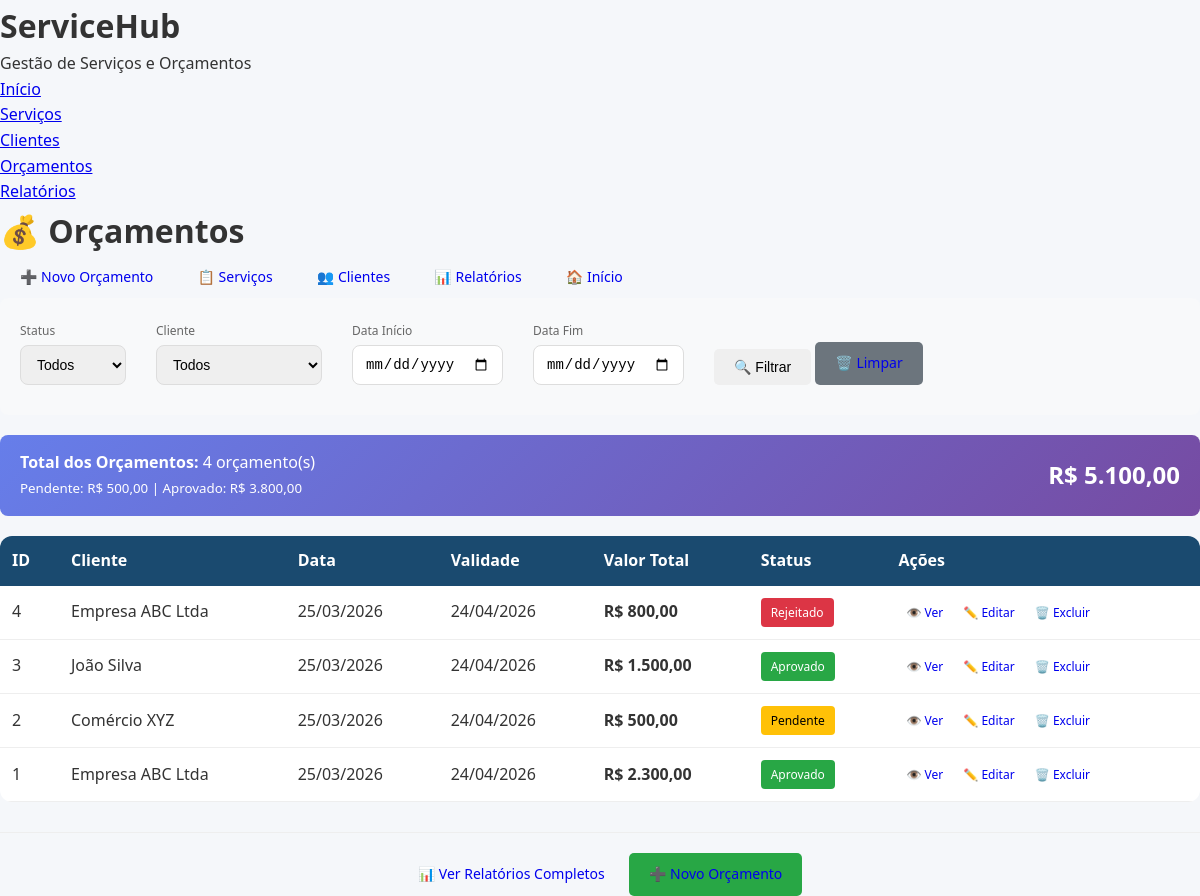
The app's page /TCC/orcamentos/index.php, older data.
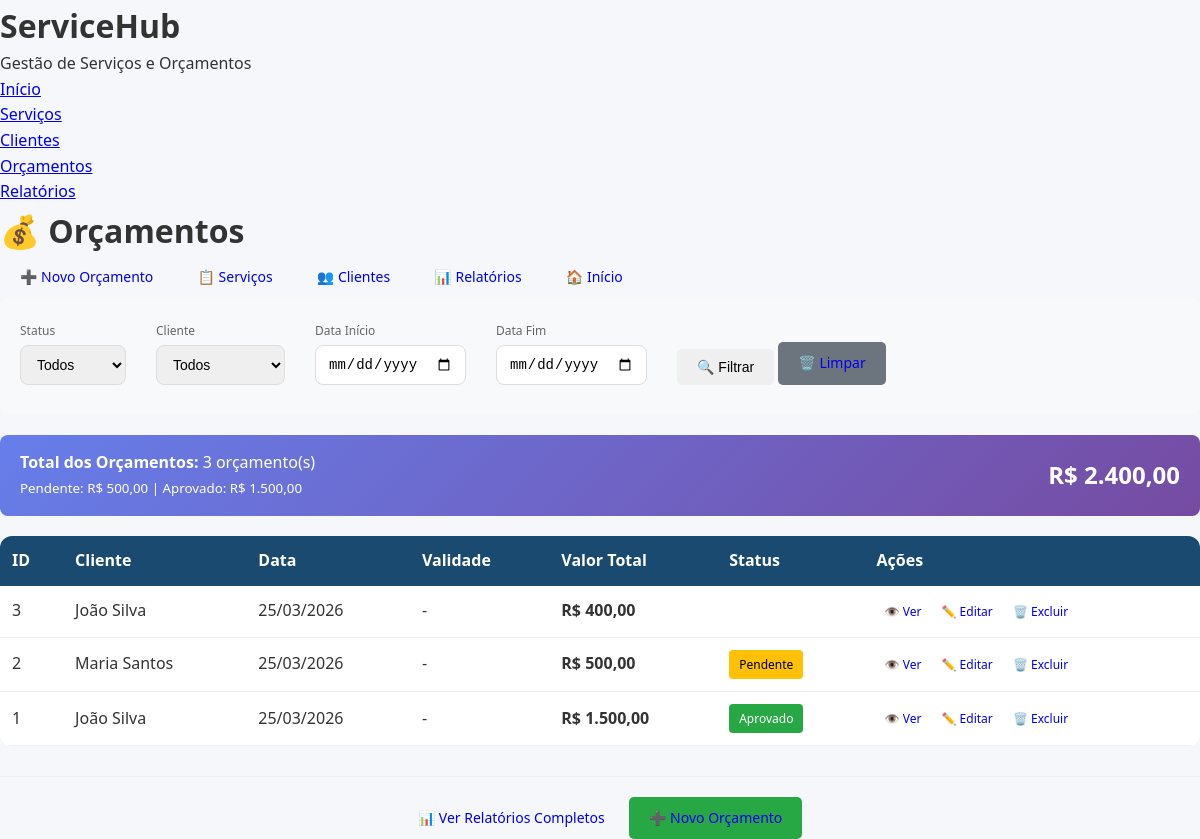
The same page, newer data.
### tables this page shows
CREATE TABLE orcamentos (
    id INT AUTO_INCREMENT PRIMARY KEY,
    cliente_id INT NOT NULL,
    servico_id INT NOT NULL,
    empresa_id INT NOT NULL,
    quantidade INT DEFAULT 1,
    valor_total DECIMAL(10,2) NOT NULL,
    status ENUM('pendente', 'aprovado', 'rejeitado', 'concluido') DEFAULT 'pendente',
    observacoes TEXT,
    data_orcamento DATE NOT NULL,
    data_validade DATE,
    created_at TIMESTAMP DEFAULT CURRENT_TIMESTAMP,
    updated_at TIMESTAMP DEFAULT CURRENT_TIMESTAMP ON UPDATE CURRENT_TIMESTAMP,
    FOREIGN KEY (cliente_id) REFERENCES clientes(id) ON DELETE CASCADE,
    FOREIGN KEY (servico_id) REFERENCES servicos(id),
    FOREIGN KEY (empresa_id) REFERENCES empresas(id)
);

CREATE TABLE clientes (
    id INT AUTO_INCREMENT PRIMARY KEY,
    nome VARCHAR(100) NOT NULL,
    email VARCHAR(100) NOT NULL UNIQUE,
    senha VARCHAR(255) NOT NULL,
    telefone VARCHAR(20),
    endereco TEXT,
    cpf_cnpj VARCHAR(20),
    tipo ENUM('fisica', 'juridica') DEFAULT 'fisica',
    created_at TIMESTAMP DEFAULT CURRENT_TIMESTAMP,
    updated_at TIMESTAMP DEFAULT CURRENT_TIMESTAMP ON UPDATE CURRENT_TIMESTAMP
);

### TCC/includes/functions.php (called while the page is built, shortened)
<?php
function formatDate($date, $format = 'd/m/Y') {
    if ($date) {
        $dt = new DateTime($date);
        return $dt->format($format);
    }
    return '';
}
?>

### TCC/orcamentos/index.php (the view, shortened to what this page needs)
<?php
require_once '../includes/config.php';
require_once '../includes/functions.php';
$page = isset($_GET['page']) ? (int)$_GET['page'] : 1;
$limit = 10;
$offset = ($page - 1) * $limit;
$data_inicio = $_GET['data_inicio'] ?? '';
$data_fim = $_GET['data_fim'] ?? '';
$sql = "SELECT o.*, c.nome as cliente_nome
        FROM orcamentos o
        LEFT JOIN clientes c ON c.id = o.cliente_id
        WHERE 1=1";
$sql .= " ORDER BY o.id DESC LIMIT :limit OFFSET :offset";
$stmt = $pdo->prepare($sql);
$stmt->bindParam(':limit', $limit, PDO::PARAM_INT);
$stmt->bindParam(':offset', $offset, PDO::PARAM_INT);
$stmt->execute();
$orcamentos = $stmt->fetchAll();
$statusColors = [
    'pendente' => 'warning',
    'aprovado' => 'success',
    'rejeitado' => 'danger',
    'expirado' => 'secondary'
];
$statusLabels = [
    'pendente' => 'Pendente',
    'aprovado' => 'Aprovado',
    'rejeitado' => 'Rejeitado',
    'expirado' => 'Expirado'
];
?>
<!DOCTYPE html>
<html lang="pt">
<head>
    <link rel="stylesheet" href="../css/estilo.css">
</head>
<body>
<header class="main-header">
    <div class="header-content">
        <div class="logo">
            <h1>ServiceHub</h1>
            <p>Gestão de Serviços e Orçamentos</p>
        </div>
        <nav class="main-nav">
            <ul>
                <li><a href="../index.php">Início</a></li>
                <li><a href="../servicos/index.php">Serviços</a></li>
                <li><a href="../clientes/index.php">Clientes</a></li>
                <li><a href="../orcamentos/index.php">Orçamentos</a></li>
                <li><a href="../relatorios/index.php">Relatórios</a></li>
            </ul>
        </nav>
    </div>
</header>
    <div class="container">
        <h1>💰 Orçamentos</h1>
        <div class="text-right mb-3">
            <a href="create.php" class="btn">➕ Novo Orçamento</a>
            <a href="../servicos/index.php" class="btn">📋 Serviços</a>
            <a href="../clientes/index.php" class="btn">👥 Clientes</a>
            <a href="../relatorios/index.php" class="btn">📊 Relatórios</a>
            <a href="../index.php" class="btn">🏠 Início</a>
        </div>
        <div class="filtros">
            <form method="get" style="display: flex; flex-wrap: wrap; gap: 15px; align-items: flex-end;">
                <div class="form-group">
                    <label>Status</label>
                    <select name="status" class="form-control">
                        <option value="">Todos</option>
                    </select>
                </div>
                <div class="form-group">
                    <label>Cliente</label>
                    <select name="cliente" class="form-control">
                        <option value="">Todos</option>
                    </select>
                </div>
                <div class="form-group">
                    <label>Data Início</label>
                    <input type="date" name="data_inicio" class="form-control" value="<?= $data_inicio ?>">
                </div>
                <div class="form-group">
                    <label>Data Fim</label>
                    <input type="date" name="data_fim" class="form-control" value="<?= $data_fim ?>">
                </div>
                <div class="form-group">
                    <button type="submit" class="btn">🔍 Filtrar</button>
                    <a href="index.php" class="btn btn-limpar">🗑️ Limpar</a>
                </div>
            </form>
        </div>
        <?php
        $totalValor = 0;
        $totalPendente = 0;
        $totalAprovado = 0;
        foreach ($orcamentos as $orc) {
            $totalValor += $orc['valor_total'];
            if ($orc['status'] == 'pendente') $totalPendente += $orc['valor_total'];
            if ($orc['status'] == 'aprovado') $totalAprovado += $orc['valor_total'];
        }
        ?>
        <div class="total-resumo">
            <div>
                <strong>Total dos Orçamentos:</strong> <?= count($orcamentos) ?> orçamento(s)
                <br>
                <small>Pendente: R$ <?= number_format($totalPendente, 2, ',', '.') ?> | Aprovado: R$ <?= number_format($totalAprovado, 2, ',', '.') ?></small>
            </div>
            <div class="valor">
                R$ <?= number_format($totalValor, 2, ',', '.') ?>
            </div>
        </div>
         <table>
            <thead>
                <tr>
                    <th>ID</th>
                    <th>Cliente</th>
                    <th>Data</th>
                    <th>Validade</th>
                    <th>Valor Total</th>
                    <th>Status</th>
                    <th>Ações</th>
                </tr>
            </thead>
            <tbody>
                <?php foreach ($orcamentos as $orc): ?>
                    <tr>
                        <td><?= $orc['id'] ?></td>
                        <td><?= htmlspecialchars($orc['cliente_nome'] ?? 'Cliente não informado') ?></td>
                        <td><?= formatDate($orc['data_orcamento']) ?></td>
                        <td><?= $orc['data_validade'] ? formatDate($orc['data_validade']) : '-' ?></td>
                        <td><strong>R$ <?= number_format($orc['valor_total'], 2, ',', '.') ?></strong></td>
                        <td>
                            <span class="badge-<?= $statusColors[$orc['status']] ?>">
                                <?= $statusLabels[$orc['status']] ?>
                            </span>
                        </td>
                        <td>
                            <a href="view.php?id=<?= $orc['id'] ?>" class="btn" style="padding: 4px 8px; font-size: 12px;">👁️ Ver</a>
                            <a href="edit.php?id=<?= $orc['id'] ?>" class="btn btn-warning" style="padding: 4px 8px; font-size: 12px;">✏️ Editar</a>
                            <a href="delete.php?id=<?= $orc['id'] ?>" class="btn btn-danger" style="padding: 4px 8px; font-size: 12px;" onclick="return confirm('Tem certeza que deseja excluir este orçamento?')">🗑️ Excluir</a>
                        </td>
                    </tr>
                <?php endforeach; ?>
            </tbody>
        </table>
        <div style="margin-top: 30px; padding-top: 20px; border-top: 1px solid #eee; text-align: center;">
            <a href="../relatorios/index.php" class="btn">📊 Ver Relatórios Completos</a>
            <a href="create.php" class="btn" style="background: #28a745;">➕ Novo Orçamento</a>
        </div>
    </div>
</body>
</html>

### TCC/css/estilo.css (style rules this page uses)
* { margin: 0; padding: 0; box-sizing: border-box; }
body { font-family: 'Segoe UI', Tahoma, Geneva, Verdana, sans-serif; background-color: #f5f7fa; color: #333; line-height: 1.6; }
:root { --primary-blue: #1a4a6f; --primary-dark: #0a2b3e; --primary-gold: #d4af37; --primary-green: #2e7d32; --dark: #1a1a1a; }
.btn { display: inline-block; padding: 10px 20px; border-radius: 5px; text-decoration: none; transition: all 0.3s; cursor: pointer; border: none; font-size: 14px; }
.form-group { margin-bottom: 20px; }
.form-group label { display: block; margin-bottom: 8px; font-weight: 500; color: #333; }
.form-control { width: 100%; padding: 10px 12px; border: 1px solid #ddd; border-radius: 8px; font-size: 14px; transition: all 0.3s; }
table { width: 100%; border-collapse: collapse; background: white; border-radius: 12px; overflow: hidden; }
th { background: var(--primary-blue); color: white; padding: 12px; text-align: left; }
td { padding: 12px; border-bottom: 1px solid #eee; }
.badge-success { background: #d4edda; color: #155724; }
.badge-warning { background: #fff3cd; color: #856404; }
.badge-danger { background: #f8d7da; color: #721c24; }

### TCC/orcamentos/index.php (style rules this page uses)
.badge-warning { background: #ffc107; color: #000; padding: 5px 10px; border-radius: 4px; font-size: 12px; display: inline-block; }
.badge-success { background: #28a745; color: #fff; padding: 5px 10px; border-radius: 4px; font-size: 12px; display: inline-block; }
.filtros { background: #f8f9fa; padding: 20px; border-radius: 8px; margin-bottom: 20px; }
.filtros .form-group { display: inline-block; margin-right: 15px; margin-bottom: 10px; }
.filtros label { display: block; font-size: 12px; margin-bottom: 5px; color: #666; }
.btn-limpar { background: #6c757d; vertical-align: bottom; margin-top: 24px; }
.total-resumo { background: linear-gradient(135deg, #667eea 0%, #764ba2 100%); color: white; padding: 15px 20px; border-radius: 8px; margin-bottom: 20px; display: flex; justify-content: space-between; align-items: center; }
.total-resumo .valor { font-size: 24px; font-weight: bold; }
.badge-danger { background: #dc3545; color: #fff; padding: 5px 10px; border-radius: 4px; font-size: 12px; display: inline-block; }

Row changes from the older to the newer data that the page shows:
removed orcamentos: id "4", cliente.nome "Empresa ABC Ltda", data_orcamento "25/03/2026", data_validade "24/04/2026", valor_total "800,00", status "Rejeitado"
changed orcamentos id 3: valor_total "1.500,00" → "400,00"; data_validade "24/04/2026" → (not shown); status "Aprovado" → (not shown); now shows "-"
changed orcamentos "Pendente": cliente.nome "Comércio XYZ" → "Maria Santos"; data_validade "24/04/2026" → (not shown); now shows "-"
changed orcamentos "Aprovado": cliente.nome "Empresa ABC Ltda" → "João Silva"; valor_total "2.300,00" → "1.500,00"; data_validade "24/04/2026" → (not shown); now shows "-"
Text that changed along with them:
count($orcamentos): "4" → "3"
$totalAprovado: "3.800,00" → "1.500,00"
$totalValor: "5.100,00" → "2.400,00"
